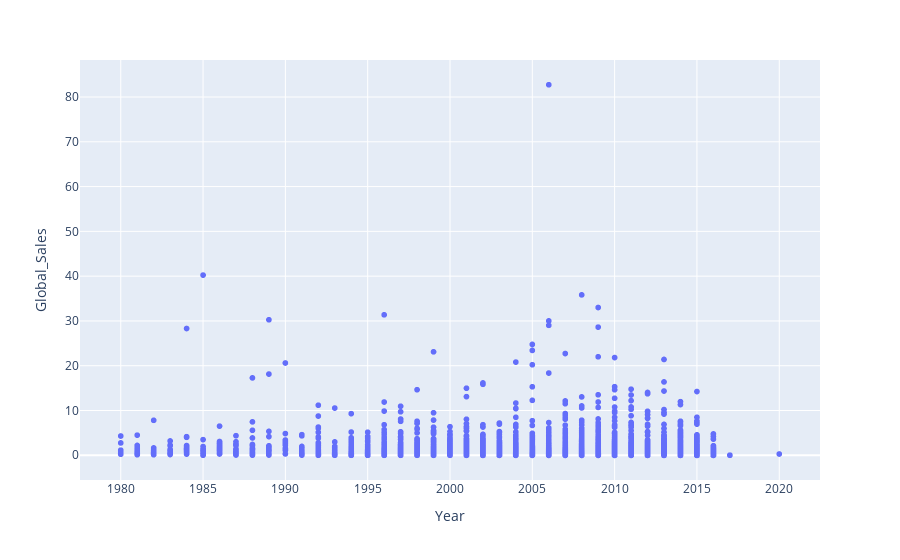

This figure's notebook cell:
### Markdown cell above
## Visualization with plotly

### Code cell
import plotly.express as px
px.scatter(df, x="Year", y="Global_Sales")

### Figure 1 — Plotly figure (JSON) as saved in the notebook; plotly's stock layout.template omitted (floating-point values rounded to 4 significant figures; data arrays with more than 128 entries replaced by an {"elided": "..."} marker saying what was removed)
{"data": [{"hovertemplate": "Year=%{x}<br>Global_Sales=%{y}<extra></extra>", "legendgroup": "", "marker": {"color": "#636efa", "symbol": "circle"}, "mode": "markers", "name": "", "showlegend": false, "type": "scattergl", "x": {"elided": "16598 int values"}, "xaxis": "x", "y": {"elided": "16598 float values"}, "yaxis": "y"}], "layout": {"legend": {"tracegroupgap": 0}, "margin": {"t": 60}, "xaxis": {"anchor": "y", "domain": [0, 1], "title": {"text": "Year"}}, "yaxis": {"anchor": "x", "domain": [0, 1], "title": {"text": "Global_Sales"}}}}
